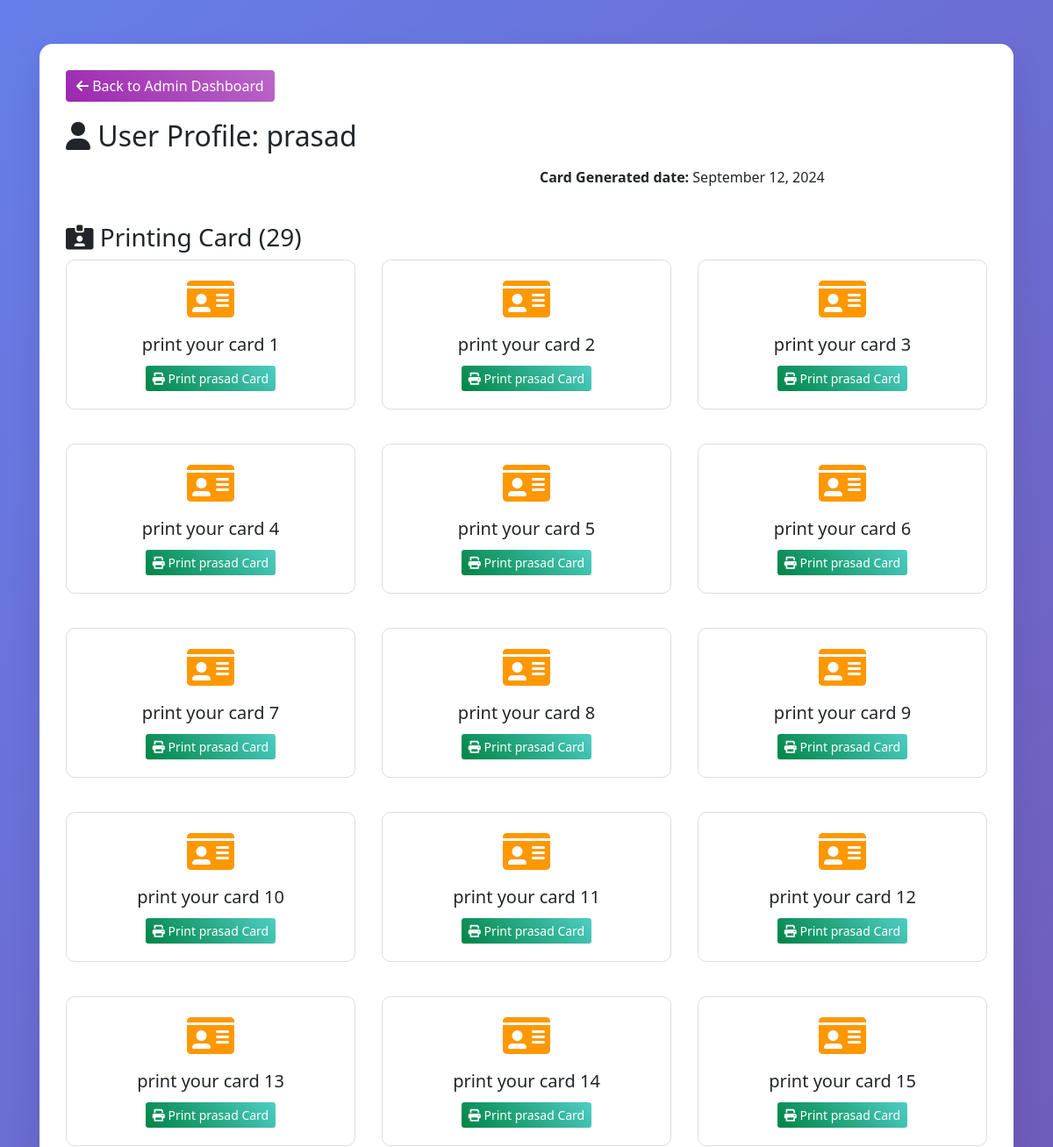
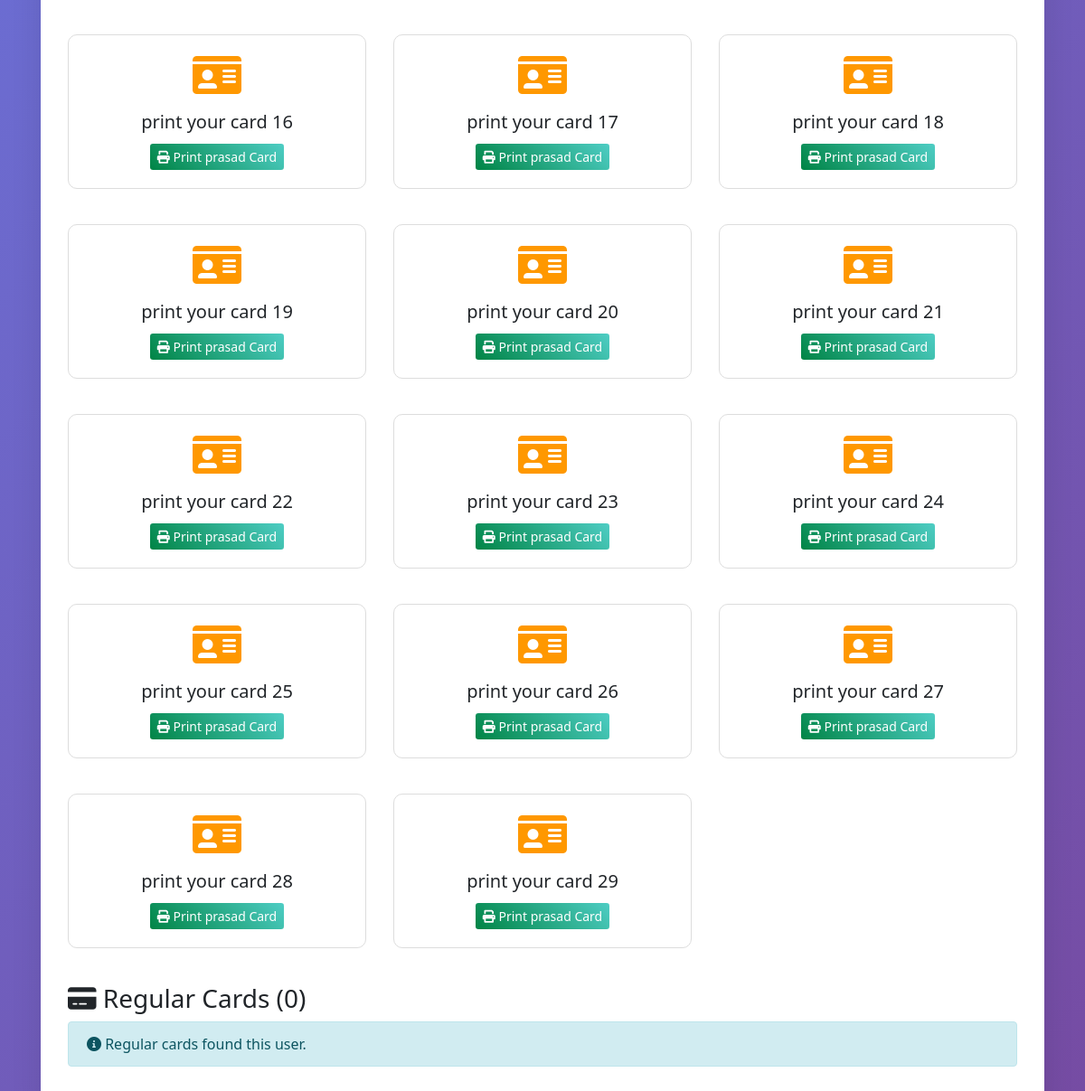
The app's page /admin-user/1/ (signed in), older data (2 pictures, top to bottom).
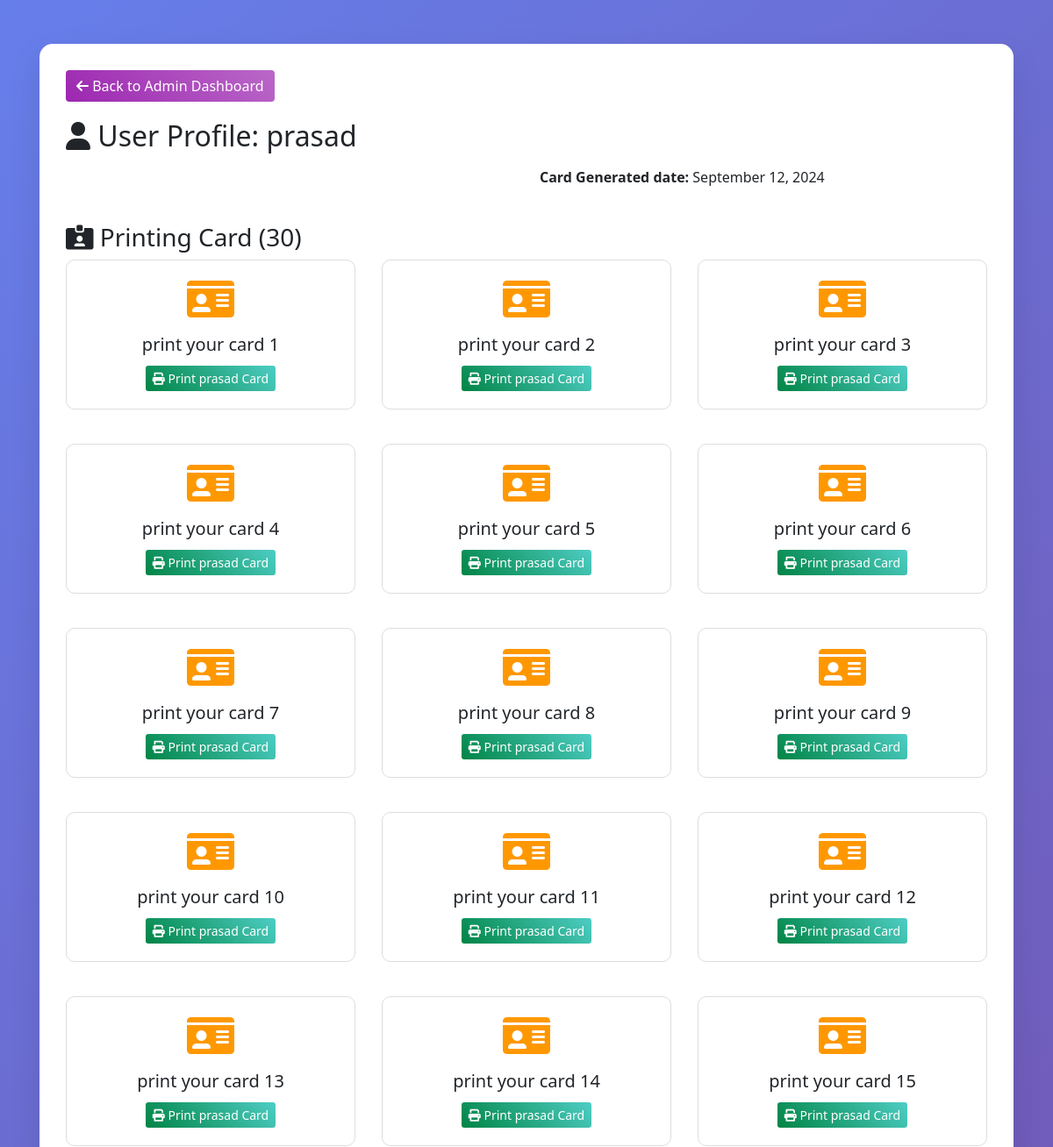
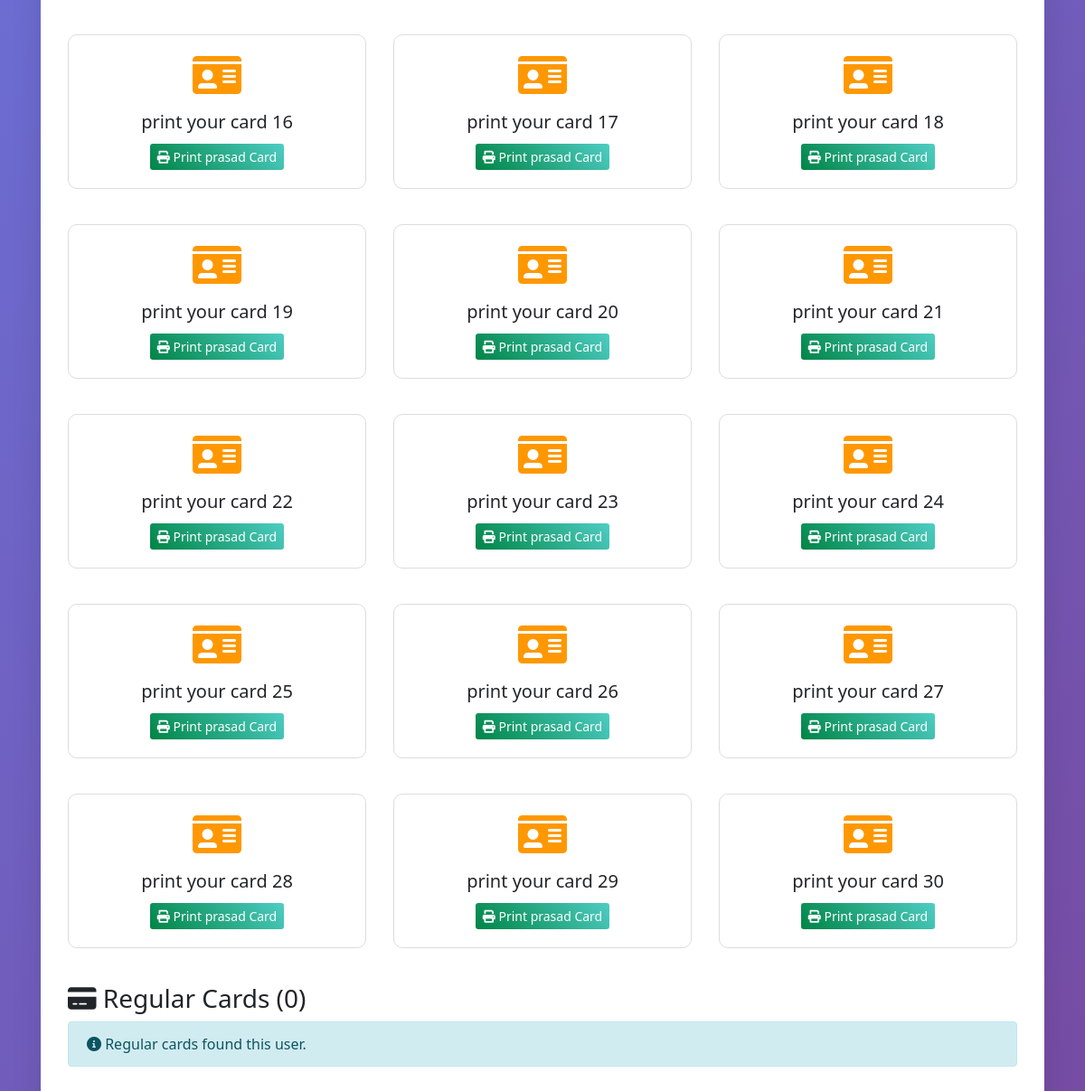
The same page, newer data (2 pictures, top to bottom).
### cards/models.py (models this page shows, shortened)
class Detail_Primium(models.Model):
    name = models.CharField(max_length=100, blank=True, null=True)
    email = models.CharField(max_length=100, blank=True, null=True)
    role = models.CharField(max_length=100, blank=True, null=True)
    profileimage = models.ImageField(upload_to='images/', blank=False, null=False)
    phone = models.CharField(max_length=100, blank=False, null=False)
    phone_secondary = models.CharField(max_length=100, blank=True, null=True)
    whatsapp_no = models.CharField(max_length=100, blank=True, null=True)
    companyname = models.CharField(max_length=100, blank=False, null=False)
    company_email = models.EmailField(blank=True, null=True)
    companylogo = models.ImageField(
        upload_to='images/',
        blank=True,
        null=True,
        default='none'
    )
    website = models.CharField(max_length=500, blank=True, null=True)
    company_website = models.CharField(max_length=100, blank=True, null=True, default="none")
    address = models.CharField(max_length=500, blank=False, null=False)
    location_url = models.CharField(max_length=100, blank=True, null=True)
    nature_of_business = models.CharField(max_length=200, blank=True, null=True)
    start_year = models.DateField(
        blank=True,
        null=True,
        default=datetime.date(2000, 1, 1),
        validators=[
            MinValueValidator(datetime.date(1800, 1, 1)),
            MaxValueValidator(datetime.date.today())
        ],
        help_text="Enter the date the company was started."
    )
    facebook_url = models.CharField(max_length=100, blank=True, null=True)
    twitter_url = models.CharField(max_length=100, blank=True, null=True)
    instagram_url = models.CharField(max_length=100, blank=True, null=True)
    youtube_url = models.CharField(max_length=100, blank=True, null=True)
    pinterest_url = models.CharField(max_length=100, blank=True, null=True)
    linkedin_url = models.CharField(max_length=100, blank=True, null=True)
    telegram_url = models.CharField(max_length=100, blank=True, null=True)
    GENDER_CHOICES = [
        ('male', 'Male'),
        ('female', 'Female'),
    ]
    AGE_GROUP_CHOICES = [
        ('below_18', '<18'),
        ('18_40', '18-40'),
        ('above_40', '>40'),
    ]
    speciality_1 = models.CharField(
        max_length=10,
        choices=GENDER_CHOICES,
        blank=True,
        null=True,
        verbose_name="Gender"
    )
    speciality_2 = models.CharField(
        max_length=10,
        choices=AGE_GROUP_CHOICES,
        blank=True,
        null=True,
        verbose_name="Age Group"
    )
    speciality_3 = models.CharField(max_length=200, blank=True, null=True)
    gallery_imagePrimium1 = models.ImageField(upload_to='premium_gallery/', blank=True, null=True)
    gallery_imagePrimium2 = models.ImageField(upload_to='premium_gallery/', blank=True, null=True)
    gallery_imagePrimium3 = models.ImageField(upload_to='premium_gallery/', blank=True, null=True)
    gallery_imagePrimium4 = models.ImageField(upload_to='premium_gallery/', blank=True, null=True)
    gallery_imagePrimium5 = models.ImageField(upload_to='premium_gallery/', blank=True, null=True)
    gallery_imagePrimium6 = models.ImageField(upload_to='premium_gallery/', blank=True, null=True)
    gallery_imagePrimium7 = models.ImageField(upload_to='premium_gallery/', blank=True, null=True)
    last_message = models.TextField(blank=True, null=True)
    created_at = models.DateTimeField(auto_now_add=True)
    created_for = models.ForeignKey(settings.AUTH_USER_MODEL, on_delete=models.CASCADE, blank=True, null=True)

### user/models.py (models this page shows)
class User(AbstractUser):
    name = models.CharField(max_length=50, blank=True, null=True)
    phone = models.CharField(max_length=20, blank=True, null=True)
    paid_member = models.BooleanField(default=False)
    is_verified = models.BooleanField(default=True)  # Set to True by default

### home/views.py (the view)
# urls.py: path('admin-user/<int:user_id>/', views.admin_user_profile, name='admin_user_profile'),
@login_required(login_url="user:signin")
def admin_user_profile(request, user_id):
    if not request.user.is_superuser and not request.user.is_staff:
        return redirect('profile')
    user_profile = get_object_or_404(User, id=user_id)
    cards = Detail.objects.filter(created_for=user_profile)
    cards_detail = Detail_Primium.objects.filter(created_for=user_profile)
    context = {
        'user_profile': user_profile,
        'cards': cards,
        'cards_detail': cards_detail,
        'is_admin_viewing': True,
        'user': request.user,  # Current admin user
    }
    return render(request, 'home/admin_user_profile.html', context)

### templates/home/admin_user_profile.html (shortened to what this page needs)
{% load static %}
<!DOCTYPE html>
<html lang="en">
<head>
    <link rel="stylesheet" href="{% static 'css/bootstrap.min.css' %}">
    <link rel="stylesheet" href="https://cdnjs.cloudflare.com/ajax/libs/font-awesome/6.0.0/css/all.min.css">
</head>
<body>
    <div class="container">
        <div class="profile-container">
            <a href="{% url 'profile' %}" class="btn back-btn">
                <i class="fas fa-arrow-left"></i> Back to Admin Dashboard
            </a>
            <div class="row mb-4">
                <div class="col-md-12">
                    <h2><i class="fas fa-user"></i> User Profile: {{ user_profile.username }}</h2>
                    <div class="row mt-3">
                        <div class="col-md-6">
                        </div>
                        <div class="col-md-6">
                            <p><strong>Card Generated date:</strong> {{ user_profile.date_joined|date:"F d, Y" }}</p>
                        </div>
                    </div>
                </div>
            </div>
            <h3><i class="fas fa-id-card-alt"></i> Printing Card ({{ cards_detail.count }})</h3>
            {% if cards_detail %}
                <div class="row">
                    {% for card in cards_detail %}
                        <div class="col-lg-4 col-md-6 mb-4">
                            <div class="card">
                                <div class="card-body text-center">
                                    <i class="fas fa-id-card fa-3x mb-3" style="color: #ff9800;"></i>
                                    <h5 class="card-title">print your card {{ forloop.counter }}</h5>
                                    {% if card.id %}
                                        <a href="{% url 'cards:generate_premium_form' card.id %}" class="btn btn-download btn-sm">
                                            <i class="fas fa-print"></i> Print {{ user_profile.username }} Card
                                        </a>
                                    {% else %}
                                        <span class="text-muted">Card ID not available</span>
                                    {% endif %}
                                </div>
                            </div>
                        </div>
                    {% endfor %}
                </div>
            {% else %}
                <div class="alert alert-info">
                    <i class="fas fa-info-circle"></i>  cards found for this user.
                </div>
            {% endif %}
            <h3><i class="fas fa-credit-card"></i> Regular Cards ({{ cards.count }})</h3>
            {% if cards %}
                <div class="row">
                    {% for card in cards %}
                        <div class="col-lg-4 col-md-6 mb-4">
                            <div class="card">
                                <div class="card-body text-center">
                                    <i class="fas fa-credit-card fa-3x mb-3" style="color: #008445;"></i>
                                    <h5 class="card-title">Regular Card {{ forloop.counter }}</h5>
                                    <span class="text-muted">Regular card download</span>
                                </div>
                            </div>
                        </div>
                    {% endfor %}
                </div>
            {% else %}
                <div class="alert alert-info">
                    <i class="fas fa-info-circle"></i> Regular cards found  this user.
                </div>
            {% endif %}
        </div>
    </div>
</body>
</html>

Row changes from the older to the newer data that the page shows:
added Detail_Primium: {{ user_profile.username }} "prasad"
Text that changed along with them:
{{ cards_detail.count }}: "29" → "30"
